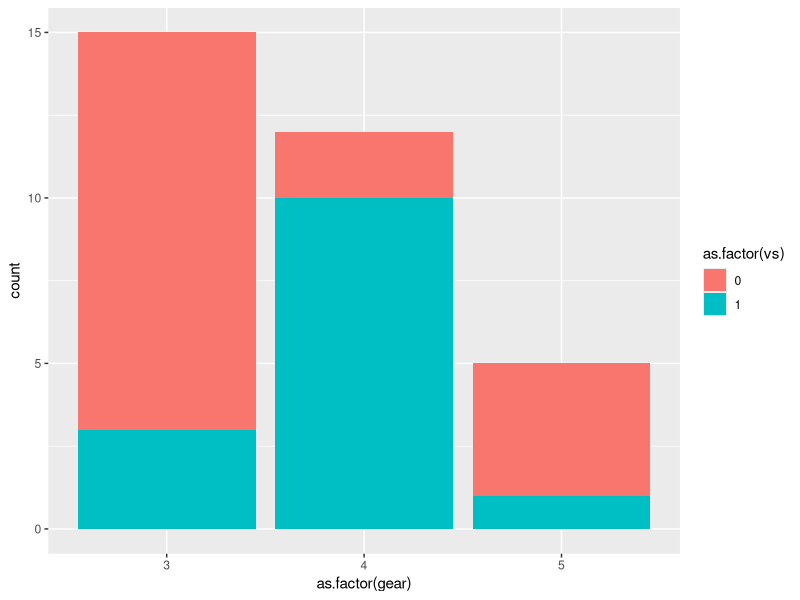
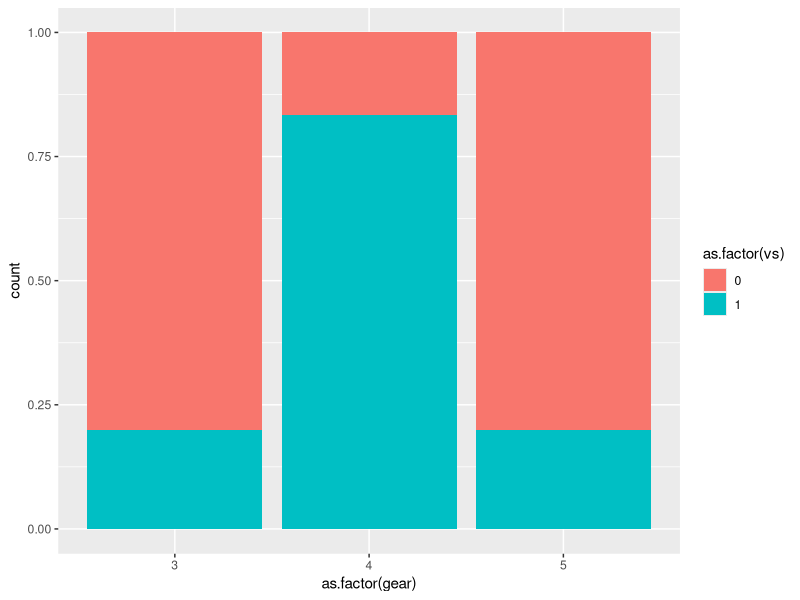
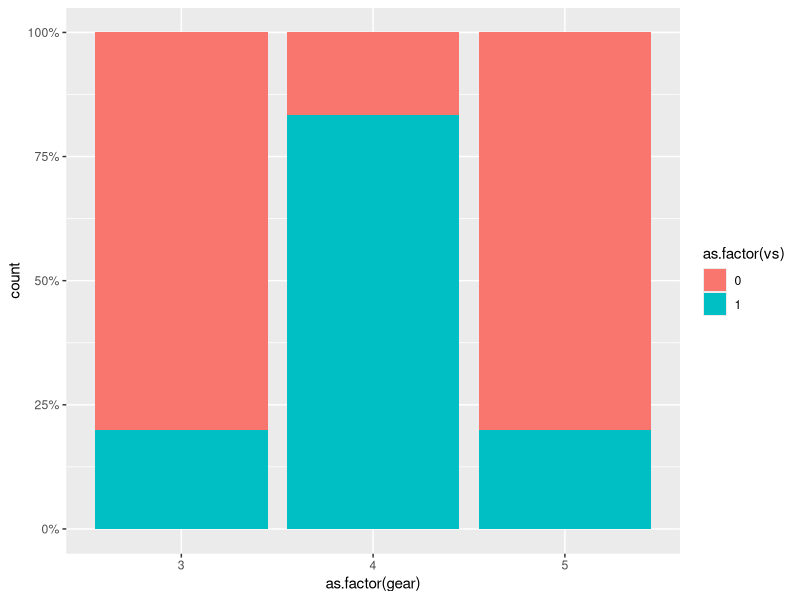
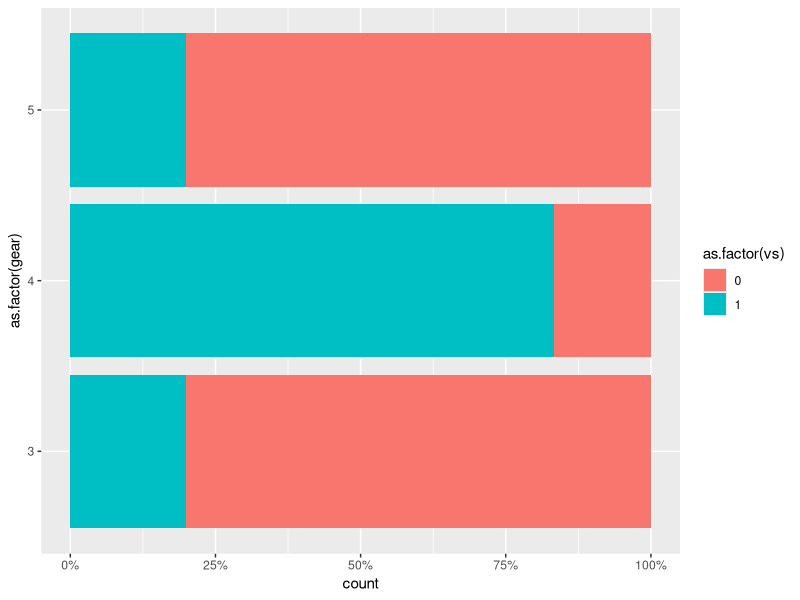
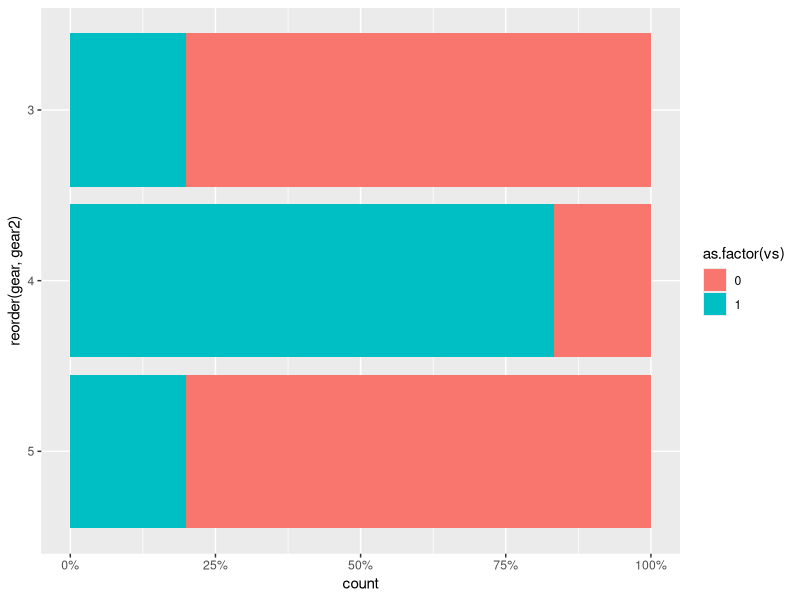

R code for these plots, in order:
## ---- chunk 1
library(ggplot2)
p <- ggplot(mtcars, aes(x = as.factor(gear), fill = as.factor(vs))) +
  geom_bar()
p
## ---- chunk 2
p <- ggplot(mtcars, aes(x = as.factor(gear), fill = as.factor(vs))) +
  geom_bar(position = "fill")
p
## ---- chunk 3
require(scales)
p <- ggplot(mtcars, aes(x = as.factor(gear), fill = as.factor(vs))) +
  geom_bar(position = "fill") +
  scale_y_continuous(labels = percent)
p
## ---- chunk 4
require(scales)
p <- ggplot(mtcars, aes(x = as.factor(gear), fill = as.factor(vs))) +
  geom_bar(position = "fill") +
  scale_y_continuous(labels = percent) +
  coord_flip()
p
## ---- chunk 5
require(scales)
mtcars.v2 <- transform(mtcars, gear2 = gear * -1)
p <- ggplot(mtcars.v2, aes(x = reorder(gear, gear2), fill = as.factor(vs))) +
  geom_bar(position = "fill") +
  scale_y_continuous(labels = percent) +
  coord_flip()
p
